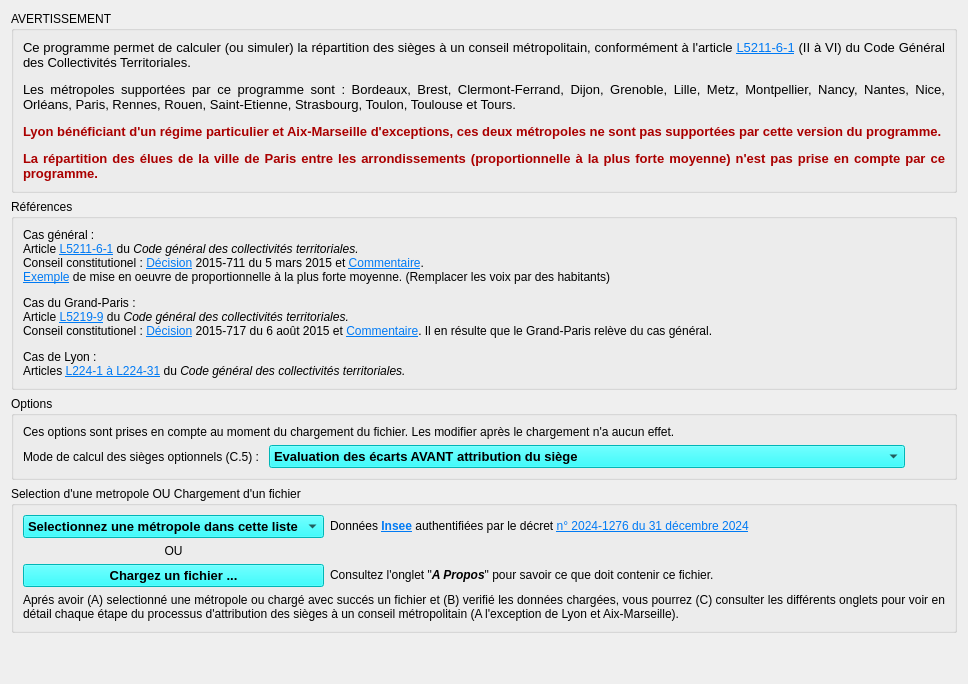
      <widget class="QWidget" name="tab_Chargement">
       <attribute name="title">
        <string notr="true">A) Chargement des données</string>
       </attribute>
       <layout class="QVBoxLayout" name="verticalLayout_3">
        <item>
         <widget class="QGroupBox" name="groupBox_avertissement">
          <property name="title">
           <string>AVERTISSEMENT</string>
          </property>
          <layout class="QVBoxLayout" name="verticalLayout_2">
           <item>
            <widget class="QLabel" name="label_avertissement">
             <property name="toolTip">
              <string notr="true"/>
             </property>
             <property name="whatsThis">
              <string notr="true"/>
             </property>
             <property name="accessibleName">
              <string notr="true"/>
             </property>
             <property name="accessibleDescription">
              <string notr="true"/>
             </property>
             <property name="text">
              <string>&lt;html&gt;&lt;head/&gt;&lt;body&gt;&lt;p&gt;&lt;span style=&quot; font-size:10pt;&quot;&gt;Ce programme permet de calculer (ou simuler) la répartition des sièges à un conseil métropolitain, conformément à l'article &lt;/span&gt;&lt;a href=&quot;https://www.legifrance.gouv.fr/codes/article_lc/LEGIARTI000034116583&quot;&gt;&lt;span style=&quot; font-size:10pt; text-decoration: underline; color:#007af4;&quot;&gt;L5211-6-1&lt;/span&gt;&lt;/a&gt;&lt;span style=&quot; font-size:10pt;&quot;&gt; (II à VI) du Code Général des Collectivités Territoriales.&lt;/span&gt;&lt;/p&gt;&lt;p&gt;&lt;span style=&quot; font-size:10pt;&quot;&gt;Les métropoles supportées par ce programme sont : Bordeaux, Brest, Clermont-Ferrand, Dijon, Grenoble, Lille, Metz, Montpellier, Nancy, Nantes, Nice, Orléans, Paris, Rennes, Rouen, Saint-Etienne, Strasbourg, Toulon, Toulouse et Tours.&lt;/span&gt;&lt;/p&gt;&lt;p&gt;&lt;span style=&quot; font-size:10pt; font-weight:700; color:#aa0000;&quot;&gt;Lyon bénéficiant d'un régime particulier et Aix-Marseille d'exceptions, ces deux métropoles ne sont pas supportées par cette version du programme.&lt;/span&gt;&lt;/p&gt;&lt;p&gt;&lt;span style=&quot; font-size:10pt; font-weight:700; color:#aa0000;&quot;&gt;La répartition des élues de la ville de Paris entre les arrondissements (proportionnelle à la plus forte moyenne) n'est pas prise en compte par ce programme.&lt;/span&gt;&lt;/p&gt;&lt;/body&gt;&lt;/html&gt;</string>
             </property>
             <property name="alignment">
              <set>Qt::AlignmentFlag::AlignJustify|Qt::AlignmentFlag::AlignVCenter</set>
             </property>
             <property name="wordWrap">
              <bool>true</bool>
             </property>
             <property name="openExternalLinks">
              <bool>true</bool>
             </property>
             <property name="textInteractionFlags">
              <set>Qt::TextInteractionFlag::LinksAccessibleByKeyboard|Qt::TextInteractionFlag::LinksAccessibleByMouse|Qt::TextInteractionFlag::TextBrowserInteraction|Qt::TextInteractionFlag::TextSelectableByKeyboard|Qt::TextInteractionFlag::TextSelectableByMouse</set>
             </property>
            </widget>
           </item>
          </layout>
         </widget>
        </item>
        <item>
         <widget class="QGroupBox" name="groupBox_references">
          <property name="title">
           <string>Références</string>
          </property>
          <layout class="QVBoxLayout" name="verticalLayout_14">
           <item>
            <widget class="QLabel" name="label_references">
             <property name="text">
              <string>&lt;!DOCTYPE HTML PUBLIC &quot;-//W3C//DTD HTML 4.0//EN&quot; &quot;http://www.w3.org/TR/REC-html40/strict.dtd&quot;&gt;
&lt;html&gt;&lt;head&gt;&lt;meta name=&quot;qrichtext&quot; content=&quot;1&quot; /&gt;&lt;meta charset=&quot;utf-8&quot; /&gt;&lt;style type=&quot;text/css&quot;&gt;
p, li { white-space: pre-wrap; }
hr { height: 1px; border-width: 0; }
li.unchecked::marker { content: &quot;\2610&quot;; }
li.checked::marker { content: &quot;\2612&quot;; }
&lt;/style&gt;&lt;/head&gt;&lt;body style=&quot; font-family:'Segoe UI'; font-size:9pt; font-weight:400; font-style:normal;&quot;&gt;
&lt;p style=&quot; margin-top:12px; margin-bottom:12px; margin-left:0px; margin-right:0px; -qt-block-indent:0; text-indent:0px;&quot;&gt;Cas général :&lt;br /&gt;Article &lt;a href=&quot;https://www.legifrance.gouv.fr/codes/article_lc/LEGIARTI000034116583&quot;&gt;&lt;span style=&quot; text-decoration: underline; color:#007af4;&quot;&gt;L5211-6-1&lt;/span&gt;&lt;/a&gt; du&lt;span style=&quot; font-style:italic;&quot;&gt; Code général des collectivités territoriales.&lt;br /&gt;&lt;/span&gt;Conseil constitutionel : &lt;a href=&quot;https://www.conseil-constitutionnel.fr/decision/2015/2015711DC.htm&quot;&gt;&lt;span style=&quot; text-decoration: underline; color:#007af4;&quot;&gt;Décision&lt;/span&gt;&lt;/a&gt; 2015-711 du 5 mars 2015 et &lt;a href=&quot;https://qpc360.conseil-constitutionnel.fr/commentaire-decision-2015-711-dc-0&quot;&gt;&lt;span style=&quot; text-decoration: underline; color:#007af4;&quot;&gt;Commentaire&lt;/span&gt;&lt;/a&gt;.&lt;br /&gt;&lt;a href=&quot;https://www.interieur.gouv.fr/Archives/Archives-elections/Elections-senatoriales-20202/Elections-senatoriales-2020-Dossier-de-presse/Annexe-4-Repartition-des-sieges-au-scrutin-proportionnel-selon-la-methode-de-la-plus-forte-moyenne&quot;&gt;&lt;span style=&quot; text-decoration: underline; color:#007af4;&quot;&gt;Exemple&lt;/span&gt;&lt;/a&gt; de mise en oeuvre de proportionnelle à la plus forte moyenne. (Remplacer les voix par des habitants)&lt;/p&gt;
&lt;p style=&quot; margin-top:12px; margin-bottom:12px; margin-left:0px; margin-right:0px; -qt-block-indent:0; text-indent:0px;&quot;&gt;Cas du Grand-Paris :&lt;br /&gt;Article &lt;a href=&quot;https://www.legifrance.gouv.fr/codes/article_lc/LEGIARTI000031106115&quot;&gt;&lt;span style=&quot; text-decoration: underline; color:#007af4;&quot;&gt;L5219-9&lt;/span&gt;&lt;/a&gt; du&lt;span style=&quot; font-style:italic;&quot;&gt; Code général des collectivités territoriales.&lt;br /&gt;&lt;/span&gt;Conseil constitutionel : &lt;a href=&quot;https://www.conseil-constitutionnel.fr/decision/2015/2015717DC.htm&quot;&gt;&lt;span style=&quot; text-decoration: underline; color:#007af4;&quot;&gt;Décision&lt;/span&gt;&lt;/a&gt; 2015-717 du 6 août 2015 et &lt;a href=&quot;https://qpc360.conseil-constitutionnel.fr/commentaire-decision-2015-717-dc-0&quot;&gt;&lt;span style=&quot; text-decoration: underline; color:#007af4;&quot;&gt;Commentaire&lt;/span&gt;&lt;/a&gt;. Il en résulte que le Grand-Paris relève du cas général.&lt;/p&gt;
&lt;p style=&quot; margin-top:12px; margin-bottom:12px; margin-left:0px; margin-right:0px; -qt-block-indent:0; text-indent:0px;&quot;&gt;Cas de Lyon :&lt;br /&gt;Articles &lt;a href=&quot;https://www.legifrance.gouv.fr/codes/section_lc/LEGITEXT000006070239/LEGISCTA000029928447/&quot;&gt;&lt;span style=&quot; text-decoration: underline; color:#007af4;&quot;&gt;L224-1 à L224-31&lt;/span&gt;&lt;/a&gt; du&lt;span style=&quot; font-style:italic;&quot;&gt; Code général des collectivités territoriales.&lt;/span&gt;&lt;/p&gt;&lt;/body&gt;&lt;/html&gt;</string>
             </property>
             <property name="openExternalLinks">
              <bool>true</bool>
             </property>
             <property name="textInteractionFlags">
              <set>Qt::TextInteractionFlag::LinksAccessibleByKeyboard|Qt::TextInteractionFlag::LinksAccessibleByMouse|Qt::TextInteractionFlag::TextBrowserInteraction|Qt::TextInteractionFlag::TextSelectableByKeyboard|Qt::TextInteractionFlag::TextSelectableByMouse</set>
             </property>
            </widget>
           </item>
          </layout>
         </widget>
        </item>
        <item>
         <widget class="QGroupBox" name="groupBox_options">
          <property name="title">
           <string>Options</string>
          </property>
          <layout class="QGridLayout" name="gridLayout">
           <item row="1" column="0">
            <widget class="QLabel" name="label_options_mode_calcul">
             <property name="text">
              <string>Mode de calcul des sièges optionnels (C.5) : </string>
             </property>
            </widget>
           </item>
           <item row="0" column="0" colspan="2">
            <widget class="QLabel" name="label_options_attention">
             <property name="text">
              <string>Ces options sont prises en compte au moment du chargement du fichier. Les modifier après le chargement n'a aucun effet.</string>
             </property>
            </widget>
           </item>
           <item row="1" column="1">
            <widget class="QComboBox" name="comboBox_ModeCalcul">
             <property name="font">
              <font>
               <pointsize>10</pointsize>
               <bold>true</bold>
              </font>
             </property>
             <property name="styleSheet">
              <string notr="true">background-color: cyan</string>
             </property>
             <item>
              <property name="text">
               <string>Evaluation des écarts AVANT attribution du siège</string>
              </property>
             </item>
             <item>
              <property name="text">
               <string>Evaluation des écarts APRES attribution du siège (Même logique que pour la plus forte moyenne)</string>
              </property>
             </item>
            </widget>
           </item>
           <item row="1" column="2">
            <spacer name="horizontalSpacer_2">
             <property name="orientation">
              <enum>Qt::Orientation::Horizontal</enum>
             </property>
             <property name="sizeHint" stdset="0">
              <size>
               <width>40</width>
               <height>20</height>
              </size>
             </property>
            </spacer>
           </item>
          </layout>
         </widget>
        </item>
        <item>
         <widget class="QGroupBox" name="groupBox_chargement">
          <property name="font">
           <font>
            <bold>false</bold>
           </font>
          </property>
          <property name="title">
           <string>Selection d'une metropole OU Chargement d'un fichier</string>
          </property>
          <layout class="QGridLayout" name="gridLayout_2">
           <item row="0" column="1">
            <widget class="QLabel" name="label_metropole">
             <property name="text">
              <string>&lt;html&gt;&lt;head/&gt;&lt;body&gt;&lt;p&gt;Données &lt;a href=&quot;https://www.insee.fr/fr/statistiques/8290591?sommaire=8290669&quot;&gt;&lt;span style=&quot; font-weight:700; text-decoration: underline; color:#007af4;&quot;&gt;Insee&lt;/span&gt;&lt;/a&gt;&lt;a href=&quot;https://www.insee.fr/fr/statistiques/8290591?sommaire=8290669&quot;&gt;&lt;span style=&quot; text-decoration: underline; color:#007af4;&quot;/&gt;&lt;/a&gt; authentifiées par le décret &lt;a href=&quot;https://www.legifrance.gouv.fr/jorf/id/JORFTEXT000050935068&quot;&gt;&lt;span style=&quot; text-decoration: underline; color:#007af4;&quot;&gt;n° 2024-1276 du 31 décembre 2024&lt;/span&gt;&lt;/a&gt;&lt;/p&gt;&lt;/body&gt;&lt;/html&gt;</string>
             </property>
             <property name="openExternalLinks">
              <bool>true</bool>
             </property>
             <property name="textInteractionFlags">
              <set>Qt::TextInteractionFlag::LinksAccessibleByKeyboard|Qt::TextInteractionFlag::LinksAccessibleByMouse|Qt::TextInteractionFlag::TextBrowserInteraction|Qt::TextInteractionFlag::TextSelectableByKeyboard|Qt::TextInteractionFlag::TextSelectableByMouse</set>
             </property>
            </widget>
           </item>
           <item row="0" column="0">
            <widget class="QComboBox" name="comboBox_metropole">
             <property name="font">
              <font>
               <pointsize>10</pointsize>
               <bold>true</bold>
              </font>
             </property>
             <property name="styleSheet">
              <string notr="true">background-color: cyan;
font-weight: bold;</string>
             </property>
             <item>
              <property name="text">
               <string>Selectionnez une métropole dans cette liste</string>
              </property>
             </item>
             <item>
              <property name="text">
               <string>Bordeaux</string>
              </property>
             </item>
             <item>
              <property name="text">
               <string>Brest</string>
              </property>
             </item>
             <item>
              <property name="text">
               <string>Clermont-Ferrand</string>
              </property>
             </item>
             <item>
              <property name="text">
               <string>Dijon</string>
              </property>
             </item>
             <item>
              <property name="text">
               <string>Grenoble</string>
              </property>
             </item>
             <item>
              <property name="text">
               <string>Lille</string>
              </property>
             </item>
             <item>
              <property name="text">
               <string>Metz</string>
              </property>
             </item>
             <item>
              <property name="text">
               <string>Montpellier</string>
              </property>
             </item>
             <item>
              <property name="text">
               <string>Nancy</string>
              </property>
             </item>
             <item>
              <property name="text">
               <string>Nantes</string>
              </property>
             </item>
             <item>
              <property name="text">
               <string>Nice</string>
              </property>
             </item>
             <item>
              <property name="text">
               <string>Orléans</string>
              </property>
             </item>
             <item>
              <property name="text">
               <string>Paris</string>
              </property>
             </item>
             <item>
              <property name="text">
               <string>Rennes</string>
              </property>
             </item>
             <item>
              <property name="text">
               <string>Rouen</string>
              </property>
             </item>
             <item>
              <property name="text">
               <string>Saint-Étienne</string>
              </property>
             </item>
             <item>
              <property name="text">
               <string>Strasbourg</string>
              </property>
             </item>
             <item>
              <property name="text">
               <string>Toulon</string>
              </property>
             </item>
             <item>
              <property name="text">
               <string>Toulouse</string>
              </property>
             </item>
             <item>
              <property name="text">
               <string>Tours</string>
              </property>
             </item>
            </widget>
           </item>
           <item row="3" column="0">
            <widget class="QPushButton" name="pushButton_load_csv">
             <property name="font">
              <font>
               <pointsize>10</pointsize>
               <bold>true</bold>
              </font>
             </property>
             <property name="toolTip">
              <string notr="true"/>
             </property>
             <property name="statusTip">
              <string notr="true"/>
             </property>
             <property name="whatsThis">
              <string notr="true"/>
             </property>
             <property name="accessibleName">
              <string notr="true"/>
             </property>
             <property name="accessibleDescription">
              <string notr="true"/>
             </property>
             <property name="styleSheet">
              <string notr="true">background-color: cyan</string>
             </property>
             <property name="text">
              <string>Chargez un fichier ...</string>
             </property>
            </widget>
           </item>
           <item row="2" column="0">
            <widget class="QLabel" name="label_ou">
             <property name="text">
              <string>OU</string>
             </property>
             <property name="alignment">
              <set>Qt::AlignmentFlag::AlignCenter</set>
             </property>
            </widget>
           </item>
           <item row="4" column="0" colspan="5">
            <widget class="QLabel" name="label_etapes">
             <property name="toolTip">
              <string notr="true"/>
             </property>
             <property name="whatsThis">
              <string notr="true"/>
             </property>
             <property name="accessibleName">
              <string notr="true"/>
             </property>
             <property name="accessibleDescription">
              <string notr="true"/>
             </property>
             <property name="text">
              <string>&lt;html&gt;&lt;head/&gt;&lt;body&gt;&lt;p&gt;Aprés avoir (A) selectionné une métropole ou chargé avec succés un fichier et (B) verifié les données chargées, vous pourrez (C) consulter les différents onglets pour voir en détail chaque étape du processus d'attribution des sièges à un conseil métropolitain (A l'exception de Lyon et Aix-Marseille).&lt;/p&gt;&lt;/body&gt;&lt;/html&gt;</string>
             </property>
             <property name="alignment">
              <set>Qt::AlignmentFlag::AlignJustify|Qt::AlignmentFlag::AlignVCenter</set>
             </property>
             <property name="wordWrap">
              <bool>true</bool>
             </property>
             <property name="openExternalLinks">
              <bool>true</bool>
             </property>
             <property name="textInteractionFlags">
              <set>Qt::TextInteractionFlag::LinksAccessibleByKeyboard|Qt::TextInteractionFlag::LinksAccessibleByMouse|Qt::TextInteractionFlag::TextBrowserInteraction|Qt::TextInteractionFlag::TextSelectableByKeyboard|Qt::TextInteractionFlag::TextSelectableByMouse</set>
             </property>
            </widget>
           </item>
           <item row="3" column="1" colspan="2">
            <widget class="QLabel" name="label_fichier">
             <property name="toolTip">
              <string notr="true"/>
             </property>
             <property name="statusTip">
              <string notr="true"/>
             </property>
             <property name="whatsThis">
              <string notr="true"/>
             </property>
             <property name="accessibleName">
              <string notr="true"/>
             </property>
             <property name="accessibleDescription">
              <string notr="true"/>
             </property>
             <property name="text">
              <string>&lt;html&gt;&lt;head/&gt;&lt;body&gt;&lt;p&gt;Consultez l'onglet &amp;quot;&lt;span style=&quot; font-weight:700; font-style:italic;&quot;&gt;A Propos&lt;/span&gt;&amp;quot; pour savoir ce que doit contenir ce fichier.&lt;/p&gt;&lt;/body&gt;&lt;/html&gt;</string>
             </property>
             <property name="wordWrap">
              <bool>true</bool>
             </property>
             <property name="openExternalLinks">
              <bool>true</bool>
             </property>
             <property name="textInteractionFlags">
              <set>Qt::TextInteractionFlag::LinksAccessibleByKeyboard|Qt::TextInteractionFlag::LinksAccessibleByMouse|Qt::TextInteractionFlag::TextBrowserInteraction|Qt::TextInteractionFlag::TextSelectableByKeyboard|Qt::TextInteractionFlag::TextSelectableByMouse</set>
             </property>
            </widget>
           </item>
          </layout>
         </widget>
        </item>
        <item>
         <spacer name="verticalSpacer_chargement">
          <property name="orientation">
           <enum>Qt::Orientation::Vertical</enum>
          </property>
          <property name="sizeHint" stdset="0">
           <size>
            <width>20</width>
            <height>40</height>
           </size>
          </property>
         </spacer>
        </item>
       </layout>
      </widget>
